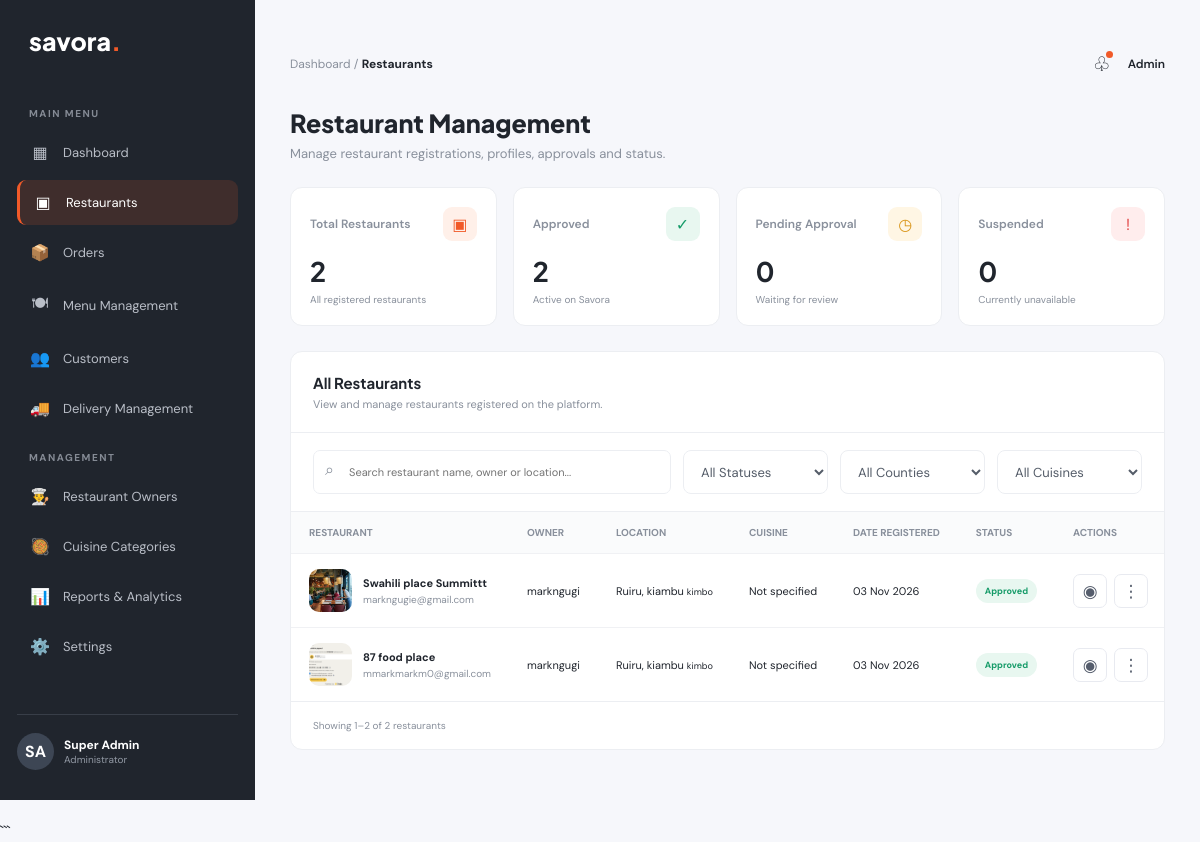
Page /admin-panel/restaurants/ (signed in) on the earlier database version.
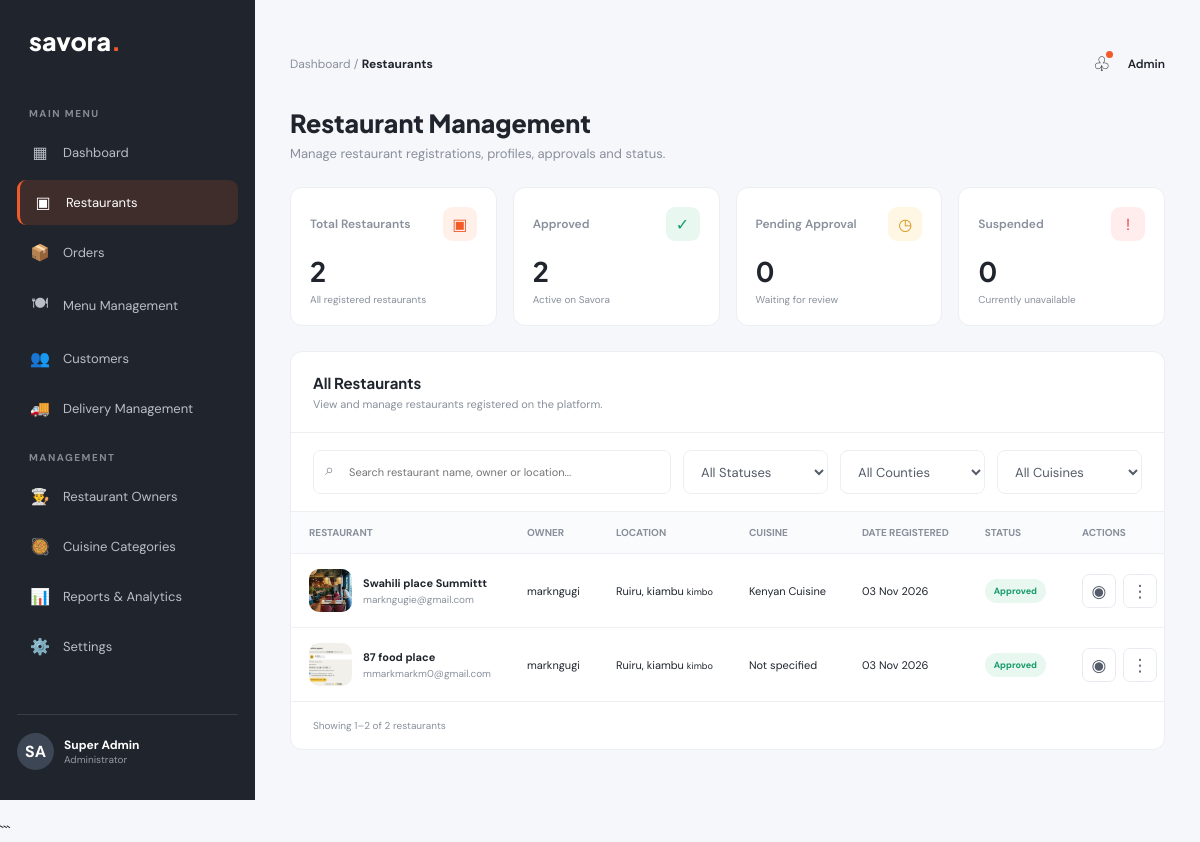
Same page on the later database version.
### food_delivery/models.py (models this page shows, shortened)
class Restaurant(models.Model):
    STATUS_CHOICES = [
        ('pending', 'Pending Approval'),
        ('approved', 'Approved'),
        ('rejected', 'Rejected'),
        ('suspended', 'Suspended'),
    ]
    owner = models.ForeignKey(
        User,
        on_delete=models.CASCADE,
        related_name='restaurants'
    )
    name = models.CharField(max_length=200)
    description = models.TextField()
    cuisine = models.ForeignKey(
        Cuisine,
        on_delete=models.SET_NULL,
        null=True,
        blank=True,
        related_name='restaurants'
    )
    logo = models.ImageField(
        upload_to='restaurants/logos/',
        blank=True,
        null=True
    )
    cover_image = models.ImageField(
        upload_to='restaurants/covers/',
        blank=True,
        null=True
    )
    phone = models.CharField(max_length=20)
    email = models.EmailField(blank=True)
    country = models.CharField(max_length=100, default='Kenya')
    county = models.CharField(max_length=100)
    town = models.CharField(max_length=100)
    area = models.CharField(
        max_length=150,
        help_text='Estate or neighbourhood, e.g. Kimbo'
    )
    street = models.CharField(max_length=150, blank=True)
    building = models.CharField(max_length=150, blank=True)
    landmark = models.CharField(max_length=200, blank=True)
    additional_directions = models.TextField(blank=True)
    status = models.CharField(
        max_length=20,
        choices=STATUS_CHOICES,
        default='pending'
    )
    created_at = models.DateTimeField(auto_now_add=True)
    updated_at = models.DateTimeField(auto_now=True)
    class Meta:
        ordering = ['-created_at']

class Cuisine(models.Model):
    name = models.CharField(max_length=100, unique=True)
    description = models.TextField(blank=True)
    class Meta:
        ordering = ['name']
        verbose_name_plural = 'Cuisines'

### food_delivery_Admin/views.py (the view, shortened to what this page needs)
# urls.py: path('restaurants/',views.restaurants, name='restaurants'),
@staff_member_required
def restaurants(request):
    restaurant_list = Restaurant.objects.select_related(
        'owner',
        'cuisine'
    ).order_by('-created_at')
    total_restaurants = Restaurant.objects.count()
    approved_restaurants = Restaurant.objects.filter(
        status='approved'
    ).count()
    pending_restaurants = Restaurant.objects.filter(
        status='pending'
    ).count()
    suspended_restaurants = Restaurant.objects.filter(
        status='suspended'
    ).count()
    search_query = request.GET.get('q', '').strip()
    selected_status = request.GET.get(
        'status', ''
    ).strip()
    valid_statuses = [
        'approved',
        'pending',
        'suspended',
        'rejected',
    ]
    if selected_status in valid_statuses:
        restaurant_list = restaurant_list.filter(
            status=selected_status
        )
    elif selected_status:
        selected_status = ''
    selected_county = request.GET.get(
        'county', ''
    ).strip()
    if selected_county:
        restaurant_list = restaurant_list.filter(
            county__iexact=selected_county
        )
    selected_cuisine = request.GET.get(
        'cuisine', ''
    ).strip()
    if selected_cuisine.isdigit():
        restaurant_list = restaurant_list.filter(
            cuisine_id=int(selected_cuisine)
        )
    else:
        selected_cuisine = ''
    counties = (
        Restaurant.objects
        .exclude(county__isnull=True)
        .exclude(county__exact='')
        .values_list('county', flat=True)
        .distinct()
        .order_by('county')
    )
    cuisines = Cuisine.objects.all().order_by('name')
    paginator = Paginator(restaurant_list, 10)
    page_number = request.GET.get('page')
    page_obj = paginator.get_page(page_number)
    context = {
        'restaurants': page_obj,
        'page_obj': page_obj,
        'total_restaurants': total_restaurants,
        'approved_restaurants': approved_restaurants,
        'pending_restaurants': pending_restaurants,
        'suspended_restaurants': suspended_restaurants,
        'search_query': search_query,
        'selected_status': selected_status,
        'selected_county': selected_county,
        'selected_cuisine': selected_cuisine,
        'counties': counties,
        'cuisines': cuisines,
    }
    return render(
        request,
        'food_delivery_Admin/restaurants/restaurants.html',
        context
    )

### food_delivery_Admin/templates/food_delivery_Admin/restaurants/restaurants.html (shortened to what the changed rows need)
{% extends 'food_delivery_Admin/base.html' %}
{% block content %}
<div class="page-heading">
    <div>
        <h1>Restaurant Management</h1>
    </div>
</div>
<section class="stats">
    <div class="stat-card">
        <h2>{{ total_restaurants }}</h2>
    </div>
    <div class="stat-card">
        <h2>{{ approved_restaurants }}</h2>
    </div>
    <div class="stat-card">
        <h2>{{ pending_restaurants }}</h2>
    </div>
    <div class="stat-card">
        <h2>{{ suspended_restaurants }}</h2>
    </div>
</section>
<section class="content-card">
    <div class="table-wrap">
        <table>
            <thead>
                <tr>
                    <th>RESTAURANT</th>
                    <th>OWNER</th>
                    <th>LOCATION</th>
                    <th>CUISINE</th>
                    <th>DATE REGISTERED</th>
                    <th>STATUS</th>
                    <th>ACTIONS</th>
                </tr>
            </thead>
            <tbody>
                {% for restaurant in restaurants %}
                    <tr>
                        <td>
                            <div class="restaurant">
                                {% if restaurant.logo %}
                                    <img
                                        src="{{ restaurant.logo.url }}"
                                        alt="{{ restaurant.name }}"
                                        class="restaurant-logo"
                                    >
                                {% else %}
                                    <div class="restaurant-img">
                                        🍽️
                                    </div>
                                {% endif %}
                                <div>
                                    <strong>{{ restaurant.name }}</strong>
                                    <small>
                                        {{ restaurant.email|default:restaurant.phone }}
                                    </small>
                                </div>
                            </div>
                        </td>
                        <td>
                            {% if restaurant.owner.get_full_name %}
                                {{ restaurant.owner.get_full_name }}
                            {% else %}
                                {{ restaurant.owner.username }}
                            {% endif %}
                        </td>
                        <td>
                            {{ restaurant.town }}, {{ restaurant.county }}
                            <small>{{ restaurant.area }}</small>
                        </td>
                        <td>
                            {% if restaurant.cuisine %}
                                {{ restaurant.cuisine.name }}
                            {% else %}
                                <span>Not specified</span>
                            {% endif %}
                        </td>
                        <td>
                            {{ restaurant.created_at|date:"d M Y" }}
                        </td>
                        <td>
                            {% if restaurant.status == 'approved' %}
                                <span class="status approved">Approved</span>
                            {% elif restaurant.status == 'pending' %}
                                <span class="status pending">Pending</span>
                            {% elif restaurant.status == 'suspended' %}
                                <span class="status suspended">Suspended</span>
                            {% elif restaurant.status == 'rejected' %}
                                <span class="status rejected">Rejected</span>
                            {% else %}
                                <span class="status">
                                    {{ restaurant.get_status_display }}
                                </span>
                            {% endif %}
                        </td>
                        <td>
                            <div class="actions">
                                <a
                                    href="{% url 'food_delivery_Admin:restaurant_detail' restaurant.id %}"
                                    class="action-btn"
                                    title="View restaurant"
                                >
                                    ◉
                                </a>
                                <details class="restaurant-menu">
                                    <summary
                                        class="action-btn"
                                        title="More actions"
                                    >
                                        ⋮
                                    </summary>
                                </details>
                            </div>
                        </td>
                    </tr>
                {% endfor %}
            </tbody>
        </table>
    </div>
</section>
{% endblock content %}

Differences in the rows shown:
changed Restaurant "Swahili place Summittt": cuisine.name (not shown) → "Kenyan Cuisine"; no longer shows "Not specified"
